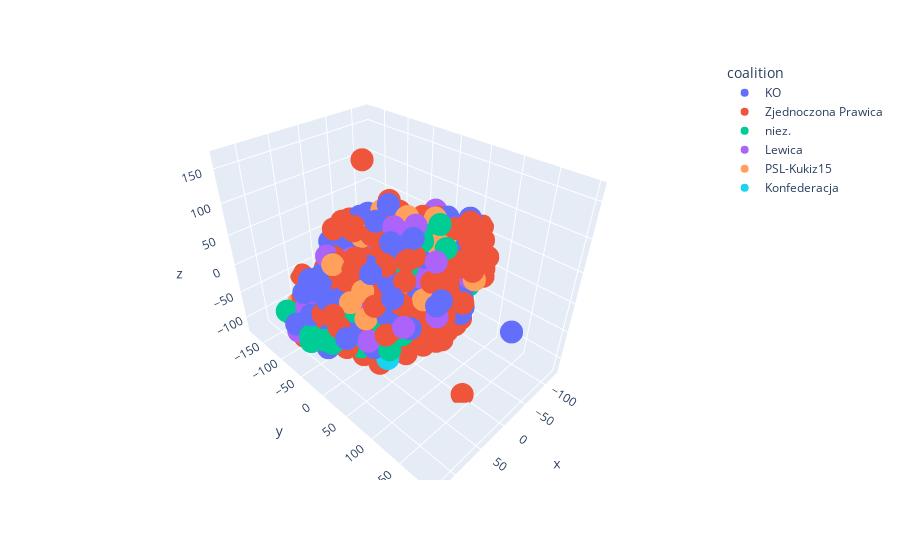

Notebook source saved alongside this figure:
### Code cell
import seaborn as sns
import matplotlib.pyplot as plt
import plotly.express as px

df = pd.DataFrame(tsne3d, columns=['x', 'y', 'z'])
df['username'] = users_with_embeddings['username']
df['coalition'] = users_with_embeddings['coalition']
fig = px.scatter_3d(df, x='x', y='y', z='z', hover_name="username", color='coalition')
fig.show()

### Figure 1 — Plotly figure (JSON) as saved in the notebook; plotly's stock layout.template omitted (floating-point values rounded to 4 significant figures; data arrays with more than 128 entries replaced by an {"elided": "..."} marker saying what was removed)
{"data": [{"hovertemplate": "<b>%{hovertext}</b><br><br>coalition=KO<br>x=%{x}<br>y=%{y}<br>z=%{z}<extra></extra>", "hovertext": {"elided": "177 str values"}, "legendgroup": "KO", "marker": {"color": "#636efa", "symbol": "circle"}, "mode": "markers", "name": "KO", "scene": "scene", "showlegend": true, "type": "scatter3d", "x": {"elided": "177 float values"}, "y": {"elided": "177 float values"}, "z": {"elided": "177 float values"}}, {"hovertemplate": "<b>%{hovertext}</b><br><br>coalition=Zjednoczona Prawica<br>x=%{x}<br>y=%{y}<br>z=%{z}<extra></extra>", "hovertext": {"elided": "236 str values"}, "legendgroup": "Zjednoczona Prawica", "marker": {"color": "#EF553B", "symbol": "circle"}, "mode": "markers", "name": "Zjednoczona Prawica", "scene": "scene", "showlegend": true, "type": "scatter3d", "x": {"elided": "236 float values"}, "y": {"elided": "236 float values"}, "z": {"elided": "236 float values"}}, {"hovertemplate": "<b>%{hovertext}</b><br><br>coalition=niez.<br>x=%{x}<br>y=%{y}<br>z=%{z}<extra></extra>", "hovertext": ["adamowicz_magda", "andrzejdziuba", "anna_hetman", "crenkiewicz", "danutahuebner", "dobroslawa_g", "dulkiewicz_a", "d_beger", "grzymowicz", "hannagillpiatek", "janinaochojska", "jazmurkiewicz", "konarskilukasz", "krupamarcinpl", "kwiatkowski2011", "lkulikpl", "lukasz_borowiak", "maci3k19", "maciej_pikor", "michalkobosko", "m_poblocki", "opoleprezydent", "pl_2050", "prezydentsz_n", "przybylskicez", "radoslawrataj", "radwitkowski", "robertraczyski1", "romanciepiela", "ryszard_galla", "smolaria", "stgawlowski", "sutrykjacek", "szymon_holownia", "ukaszna", "wadim_nowa_sol", "ziebadariusz"], "legendgroup": "niez.", "marker": {"color": "#00cc96", "symbol": "circle"}, "mode": "markers", "name": "niez.", "scene": "scene", "showlegend": true, "type": "scatter3d", "x": [-71.81, -101.8, -25.05, -32.66, -72.46, -4.83, 61.62, 43.55, -12.32, 48.01, 67.77, -67.53, 36.62, 13.05, -96.82, 125.5, 65.23, 104.2, 37.46, -39.36, -30.73, 77.05, -94.41, 61.97, -85.49, 115.1, 118.8, -74.35, -46.45, -21.36, 63.48, 12.93, -92.96, -86.12, 86.2, 52.36, 123.8], "y": [10.46, 37.66, 34.79, 52.59, -35.95, -42.78, 43.7, 61.42, 42.32, 25.74, 62.89, 40.84, -111.0, 39.71, 54.47, -79.55, 2.269, -10.8, -97.65, -66.54, 45.41, 6.927, 61.59, 1.443, 72.13, -11.79, -39.4, 68.77, -8.874, 74.06, -94.14, 21.25, 45.57, 36.22, -8.024, -20.46, -31.34], "z": [-37.93, 36.71, 71.65, 97.97, -78.96, -85.16, -15.41, -34.74, 77.3, -40.28, -44.07, 47.2, -39.07, 47.42, 31.38, -28.78, -81.62, -57.52, -15.59, 42.98, 82.59, -6.427, -26.56, -62.94, 44.59, -45.13, -63.53, -2.754, 43.98, 76.72, -28.23, -7.942, 59.69, -12.29, -55.72, -5.516, -44.42]}, {"hovertemplate": "<b>%{hovertext}</b><br><br>coalition=Lewica<br>x=%{x}<br>y=%{y}<br>z=%{z}<extra></extra>", "hovertext": ["agabak", "am_zukowska", "andrzejszejna", "anitakdzg", "anitasowinska", "arek_iwaniak", "arozenek", "beata__ms", "bliberadzki", "b_maciejewska", "czerniak_jacek", "dgpopiolek", "falejmonika", "gabrielamorstan", "janszopinski", "joankasw", "karolinapawli15", "kgawkowski", "koperskiprzemek", "kopiecmaciej", "kotulakat", "kretkowskak", "krutulpawel", "kueberhan", "kwiatkowskirob", "k_smiszek", "leszekmiller", "lukaszkohut", "l_komoniewski", "magdabiejat", "marcinkulasek", "marekrutka", "matyjaszczykk", "mmzawisza", "m_gdula", "m_prokop_p", "obazrobert2", "pawlowska_pl", "polamatysiak", "poselbalt", "poselttrela", "profmarekbelka", "robertbiedron", "senyszyn_joanna", "sylwiaspurek", "szczepanski2019", "tkrzakowski", "wandanowicka", "wieczorekdarek", "wiesawbuz", "wlodekczarzasty", "wojciechkoniec4", "zandbergrazem", "_mkonieczny"], "legendgroup": "Lewica", "marker": {"color": "#ab63fa", "symbol": "circle"}, "mode": "markers", "name": "Lewica", "scene": "scene", "showlegend": true, "type": "scatter3d", "x": [-8.261, 115.2, -16.71, -29.16, -87.25, -12.78, -117.7, -70.64, -5.591, -17.3, 45.04, 39.79, -5.556, -84.91, 71.97, -37.68, 6.638, -18.39, -43.75, 50.57, 56.3, 8.549, -51.97, -25.1, 44.47, 68.53, 46.79, -0.2402, 9.231, 59.17, 1.57, 7.217, -79.37, 31.72, 44.31, 124.5, 19.36, 0.4711, 104.3, 29.51, -89.01, -38.34, -91.94, 7.118, -91.99, 7.426, 2.871, 84.47, 68.3, -9.477, 103.5, 16.28, 1.781, -29.59], "y": [30.73, -68.3, 14.31, 18.95, 10.8, -20.48, -27.02, 46.52, -71.92, -12.98, -55.07, -28.52, -67.42, 19.38, 7.181, -45.86, -22.95, -36.77, 71.21, 16.34, -46.82, 90.14, 89.55, 60.37, -67.93, -42.56, -29.21, 15.55, 12.19, 79.14, 78.04, 38.69, 55.69, 29.56, -20.63, -58.71, 48.61, 49.31, -62.77, -61.99, -3.932, -4.889, 16.69, -28.14, 18.25, -36.34, 53.42, 41.1, -55.51, 32.44, -33.54, -47.25, -35.69, -29.12], "z": [-32.26, -41.86, -47.29, -43.59, -39.87, -99.63, 55.28, -40.0, -90.17, 36.45, -76.76, -17.36, 41.81, -28.34, 8.449, 63.83, 60.09, -29.69, -15.41, -26.63, -29.48, -7.188, 25.5, -25.24, 2.972, -20.28, 45.64, -17.75, 95.1, -0.581, 69.25, -41.03, 52.22, -37.07, -30.91, -53.14, -35.99, -59.28, -22.65, 79.18, -29.65, -49.83, 10.84, -63.78, -8.102, 72.78, 34.88, -32.21, 46.79, 98.22, -60.2, -49.67, -42.74, -41.61]}, {"hovertemplate": "<b>%{hovertext}</b><br><br>coalition=PSL-Kukiz15<br>x=%{x}<br>y=%{y}<br>z=%{z}<extra></extra>", "hovertext": ["agascigaj", "bozenazelazowsk", "brzezinmarek", "czsiekierski", "dariuszklimczak", "grzybandrzej", "hetman_k", "jacek_tomczak", "janeklopata", "jarek_rzepa", "jarubasadam", "jflibicki", "jsachajko", "kasprzakmiecz", "kosiniakkamysz", "kosinskik", "krzysztofpaszyk", "kurzawadariusz", "lubczyk_radek", "m_maliszewski", "paslawska", "pawelbejda", "pkukiz", "protasiewiczj", "pzgorzelskip", "p_szramka", "sawickimarek", "stefankrajewski", "struzikadam", "styszka", "unowogorska", "wojtekbakun", "wtbartoszewski"], "legendgroup": "PSL-Kukiz15", "marker": {"color": "#FFA15A", "symbol": "circle"}, "mode": "markers", "name": "PSL-Kukiz15", "scene": "scene", "showlegend": true, "type": "scatter3d", "x": [96.69, -26.04, -48.4, -45.51, 26.82, -31.75, -34.8, -108.2, 85.43, 23.41, -32.78, 64.71, 18.03, 32.79, -2.754, 45.54, -44.8, -42.93, 39.47, -19.36, 58.55, -32.76, 81.82, 68.42, -57.99, 73.35, 99.58, 76.39, -8.664, 69.0, -73.94, 88.71, 83.81], "y": [-47.32, 56.37, 102.6, 33.95, 33.86, -61.01, -56.51, 15.94, 10.51, -34.45, -11.78, 10.92, 74.25, -72.06, 57.72, -49.65, 53.59, -72.99, 41.94, 6.859, 4.752, -4.23, -32.73, -72.47, 44.08, -12.7, -91.94, 28.51, 35.76, -20.84, -0.2978, -61.57, -22.53], "z": [-76.1, 71.93, 28.92, 94.76, 17.74, 14.49, 75.48, 34.65, 14.78, 67.08, 50.73, 21.92, 17.18, 65.76, -16.88, -13.04, 76.25, -47.52, -36.53, 95.62, -23.07, 86.87, -62.39, -3.662, 73.46, -68.52, -37.08, -6.845, -73.91, -50.24, -52.58, -49.65, 56.49]}, {"hovertemplate": "<b>%{hovertext}</b><br><br>coalition=Konfederacja<br>x=%{x}<br>y=%{y}<br>z=%{z}<extra></extra>", "hovertext": ["arturdziambor", "d_sosnierz", "grzegorzbraun_", "jkmmikke", "konradberkowicz", "krzysztofbosak", "kulesza_pl", "k_kaminski_", "robertwinnicki", "tudujkrzysztof", "urbaniak_michal"], "legendgroup": "Konfederacja", "marker": {"color": "#19d3f3", "symbol": "circle"}, "mode": "markers", "name": "Konfederacja", "scene": "scene", "showlegend": true, "type": "scatter3d", "x": [70.27, 69.33, -64.18, -21.71, -45.28, 67.31, 83.26, -62.24, -16.76, 37.83, 57.34], "y": [-44.29, 60.74, -57.95, -54.47, -16.9, -24.83, -40.48, 14.66, -37.09, -22.86, -32.12], "z": [-52.75, -60.21, -8.48, -57.65, 20.68, -37.78, -44.91, -24.35, -49.01, -47.31, -22.72]}], "layout": {"legend": {"title": {"text": "coalition"}, "tracegroupgap": 0}, "margin": {"t": 60}, "scene": {"domain": {"x": [0, 1], "y": [0, 1]}, "xaxis": {"title": {"text": "x"}}, "yaxis": {"title": {"text": "y"}}, "zaxis": {"title": {"text": "z"}}}}}
